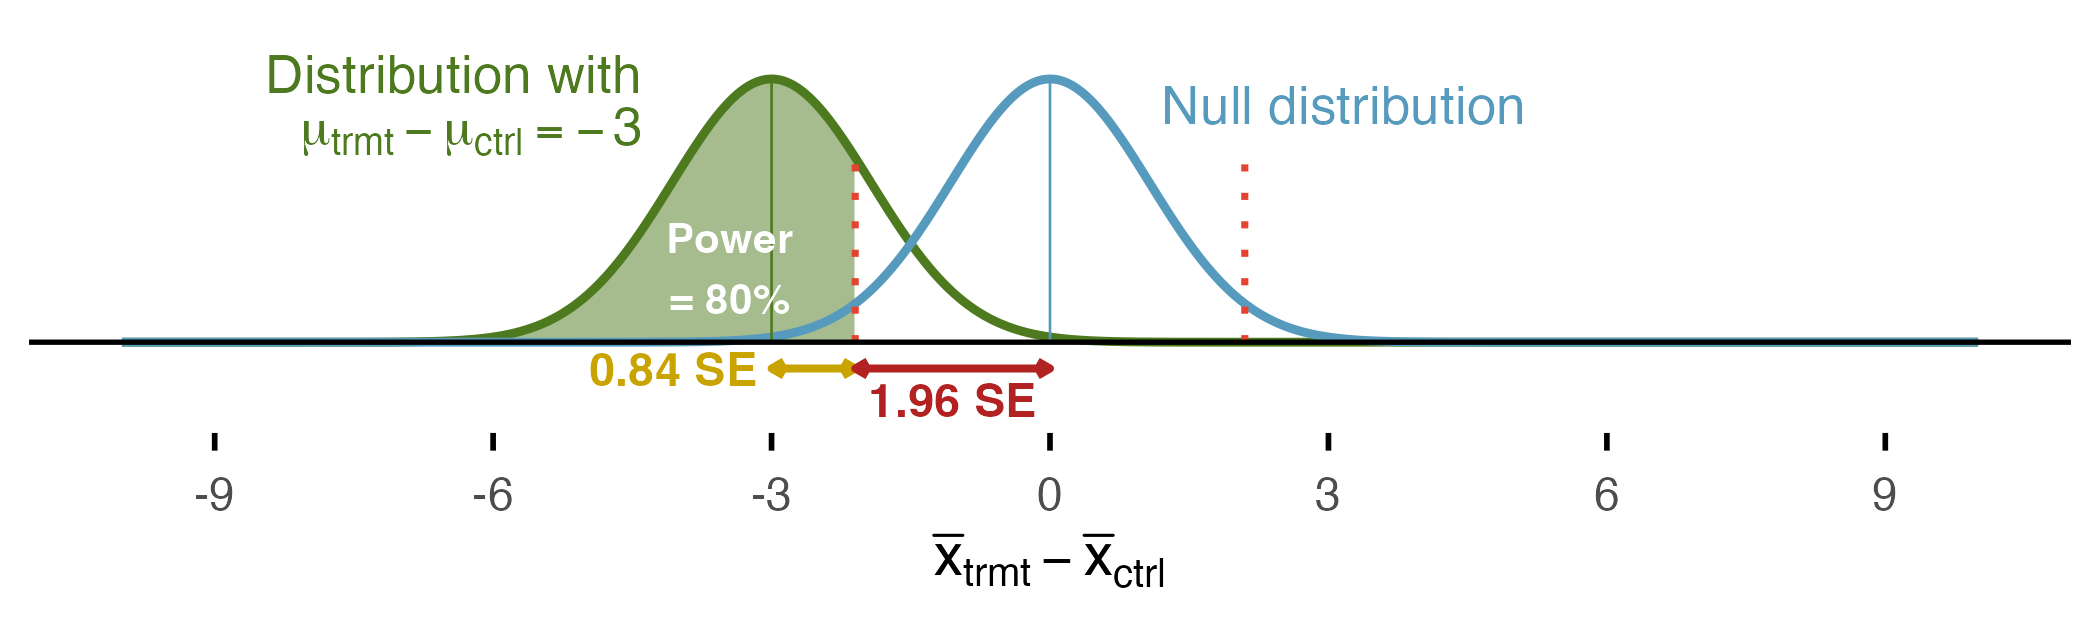

Source code (R):
# BP example: required sample size for 80% power (two-sided, alpha = 0.05)
# Null: mu_trmt - mu_ctrl = 0; Alternative: mu_trmt - mu_ctrl = -3
# SE is chosen so that power is exactly 80%: SE = 3 / (z_0.975 + z_0.80)

library(ggplot2)

null_mean <- 0
alt_mean  <- -3
alpha     <- 0.05
power     <- 0.80

z_alpha <- qnorm(1 - alpha / 2)   # 1.96
z_power <- qnorm(power)           # 0.84
se      <- abs(alt_mean - null_mean) / (z_alpha + z_power)   # 1.0708
cut_lo  <- null_mean - z_alpha * se                          # -2.10
cut_hi  <- null_mean + z_alpha * se                          #  2.10

x <- seq(-10, 10, length.out = 2000)
null_df <- data.frame(x = x, y = dnorm(x, null_mean, se))
alt_df  <- data.frame(x = x, y = dnorm(x, alt_mean, se))
peak    <- max(null_df$y)

col_null <- "#569BBD"
col_alt  <- "#4D7A1F"
col_cut  <- "#E5432F"
col_z1   <- "#C9A400"   # 0.84 SE arrow (yellow)
col_z2   <- "#B22222"   # 1.96 SE arrow (red)

arrow_y <- -0.10 * peak
label_y <- -0.22 * peak
arw     <- arrow(ends = "both", length = unit(0.12, "cm"))

p <- ggplot() +
  geom_area(data = subset(alt_df, x <= cut_lo), aes(x, y),
            fill = col_alt, alpha = 0.5) +
  geom_line(data = alt_df,  aes(x, y), color = col_alt,  linewidth = 1) +
  geom_line(data = null_df, aes(x, y), color = col_null, linewidth = 1) +
  geom_segment(aes(x = c(cut_lo, cut_hi), xend = c(cut_lo, cut_hi),
                   y = 0, yend = 0.75 * peak),
               color = col_cut, linetype = "dotted", linewidth = 0.8) +
  geom_segment(aes(x = c(null_mean, alt_mean), xend = c(null_mean, alt_mean),
                   y = 0, yend = peak),
               color = c(col_null, col_alt), linewidth = 0.3) +
  geom_hline(yintercept = 0, linewidth = 0.6) +
  annotate("text", x = alt_mean - 1.4, y = 1.02 * peak, hjust = 1, color = col_alt,
           size = 4.5, label = "Distribution with") +
  annotate("text", x = alt_mean - 1.4, y = 0.80 * peak, hjust = 1, color = col_alt,
           size = 4.5, label = "mu[trmt] - mu[ctrl] == -3", parse = TRUE) +
  annotate("text", x = null_mean + 1.2, y = 0.9 * peak, hjust = 0, color = col_null,
           size = 4.5, label = "Null distribution") +
  annotate("text", x = -3.45, y = 0.28 * peak, color = "white",
           size = 3.6, fontface = "bold", label = "Power\n= 80%") +
  scale_x_continuous(breaks = seq(-9, 9, 3), limits = c(-10, 10)) +
  scale_y_continuous(limits = c(label_y * 1.25, 1.12 * peak)) +
  labs(x = expression(bar(x)[trmt] - bar(x)[ctrl]), y = NULL) +
  theme_minimal(base_size = 14) +
  theme(axis.text.y = element_blank(), axis.ticks.y = element_blank(),
        panel.grid = element_blank(),
        axis.ticks.x = element_line(), axis.ticks.length.x = unit(0.15, "cm"))

arrows <- list(
  # 0.84 SE: from alternative center to cutoff
  annotate("segment", x = alt_mean, xend = cut_lo, y = arrow_y, yend = arrow_y,
           arrow = arw, color = col_z1, linewidth = 0.9 ),
  annotate("text", x = alt_mean - 0.15, y = arrow_y, hjust = 1, label = "0.84 SE",
           color = col_z1, fontface = "bold", size = 4 ),
  # 1.96 SE: from cutoff to null center
  annotate("segment", x = cut_lo, xend = null_mean, y = arrow_y, yend = arrow_y,
           arrow = arw, color = col_z2, linewidth = 0.9 ),
  annotate("text", x = (cut_lo + null_mean) / 2, y = label_y, label = "1.96 SE",
           color = col_z2, fontface = "bold", size = 4) 
)

# Same canvas and limits for both, so the slide build does not shift
ggsave("power_bp_80pct_noarrows.png", p,          width = 7, height = 2.1, dpi = 300)
ggsave("power_bp_80pct.png",          p + arrows, width = 7, height = 2.1, dpi = 300)
